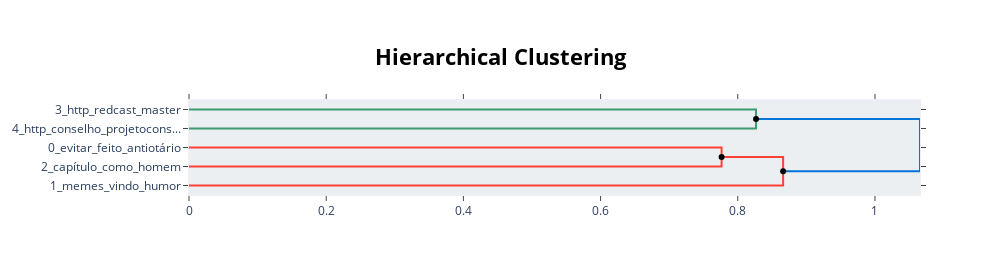

Notebook source saved alongside this figure:
### Code cell
hierarchical_topics = topic_model.hierarchical_topics(sentences)
hierarchy = topic_model.visualize_hierarchy(hierarchical_topics=hierarchical_topics)
hierarchy

### Figure 1 — Plotly figure (JSON) as saved in the notebook; plotly's stock layout.template omitted (floating-point values rounded to 4 significant figures)
{"data": [{"hoverinfo": "text", "marker": {"color": "rgb(61,153,112)"}, "mode": "lines", "text": ["http_redcast_master_junior_instagram", "", "", "http_conselho_projetoconselhosubstackcom_comercial_recomendo"], "type": "scatter", "x": [0.0, 0.8266, 0.8266, 0.0], "xaxis": "x", "y": [-5.0, -5.0, -15.0, -15.0], "yaxis": "y"}, {"hoverinfo": "text", "marker": {"color": "rgb(255,65,54)"}, "mode": "lines", "text": ["evitar_feito_antiotário_ser_redpillbrasil", "", "", "capítulo_como_homem_ele_emocional"], "type": "scatter", "x": [0.0, 0.7764, 0.7764, 0.0], "xaxis": "x", "y": [-25.0, -25.0, -35.0, -35.0], "yaxis": "y"}, {"hoverinfo": "text", "marker": {"color": "rgb(255,65,54)"}, "mode": "lines", "text": ["que_feito_se_com_homem", "", "", "memes_vindo_humor_canal_não"], "type": "scatter", "x": [0.7764, 0.8661, 0.8661, 0.0], "xaxis": "x", "y": [-30.0, -30.0, -45.0, -45.0], "yaxis": "y"}, {"hoverinfo": "text", "marker": {"color": "rgb(0,116,217)"}, "mode": "lines", "text": ["http_instagram_redcast_master_conselho", "", "", "que_se_homem_com_não"], "type": "scatter", "x": [0.8266, 1.066, 1.066, 0.8661], "xaxis": "x", "y": [-10.0, -10.0, -37.5, -37.5], "yaxis": "y"}, {"hoverinfo": "text", "hovertext": ["que_feito_se_com_homem", "http_instagram_redcast_master_conselho"], "marker": {"color": "black"}, "mode": "markers", "showlegend": false, "type": "scatter", "x": [0.7764, 0.8266], "y": [-30, -10]}, {"hoverinfo": "text", "hovertext": ["que_se_homem_com_não"], "marker": {"color": "black"}, "mode": "markers", "showlegend": false, "type": "scatter", "x": [0.8661], "y": [-37.5]}], "layout": {"autosize": false, "height": 275, "hoverlabel": {"bgcolor": "white", "font": {"family": "Rockwell", "size": 16}}, "hovermode": "closest", "plot_bgcolor": "#ECEFF1", "showlegend": false, "title": {"font": {"color": "Black", "size": 22}, "text": "<b>Hierarchical Clustering</b>", "x": 0.5, "xanchor": "center", "yanchor": "top"}, "width": 1000, "xaxis": {"mirror": "allticks", "rangemode": "tozero", "showgrid": false, "showline": true, "showticklabels": true, "ticks": "outside", "type": "linear", "zeroline": false}, "yaxis": {"mirror": "allticks", "range": [-50, 0], "rangemode": "tozero", "showgrid": false, "showline": true, "showticklabels": true, "tickmode": "array", "ticks": "outside", "ticktext": ["3_http_redcast_master", "4_http_conselho_projetocons...", "0_evitar_feito_antiotário", "2_capítulo_como_homem", "1_memes_vindo_humor"], "tickvals": [-5, -15, -25, -35, -45], "type": "linear", "zeroline": false}}}
